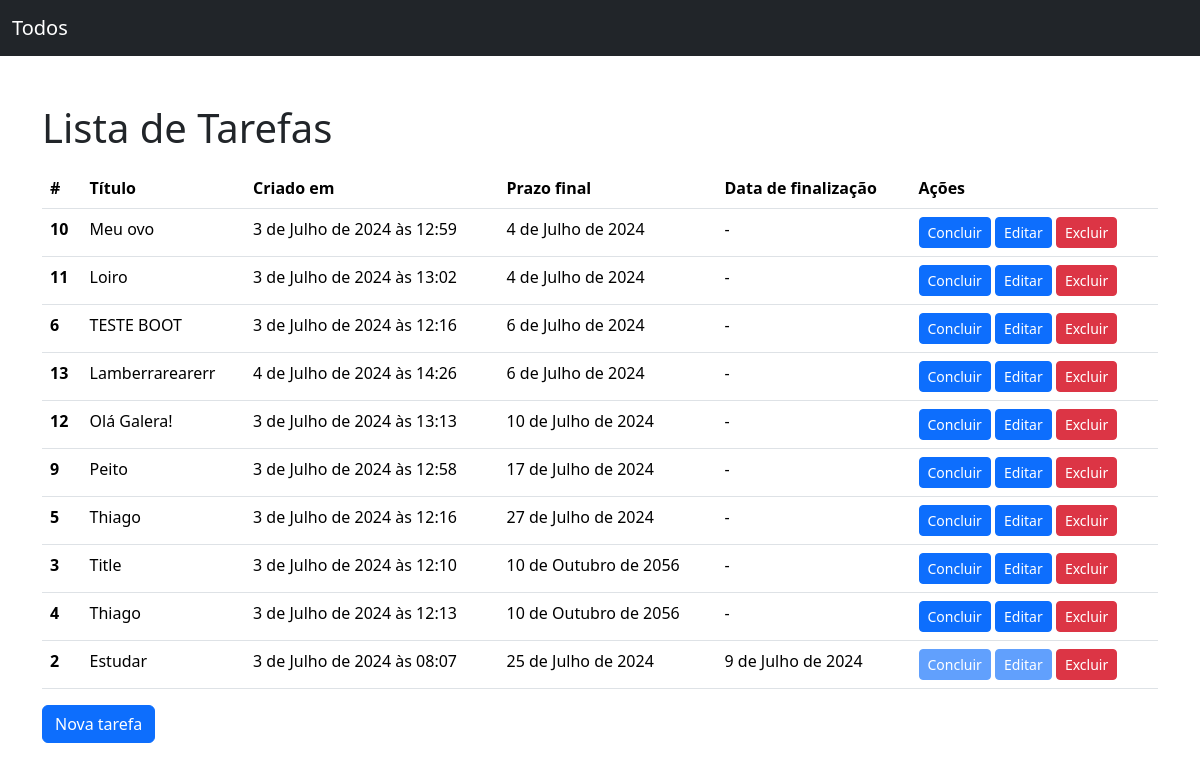
Before: / with the older database file.
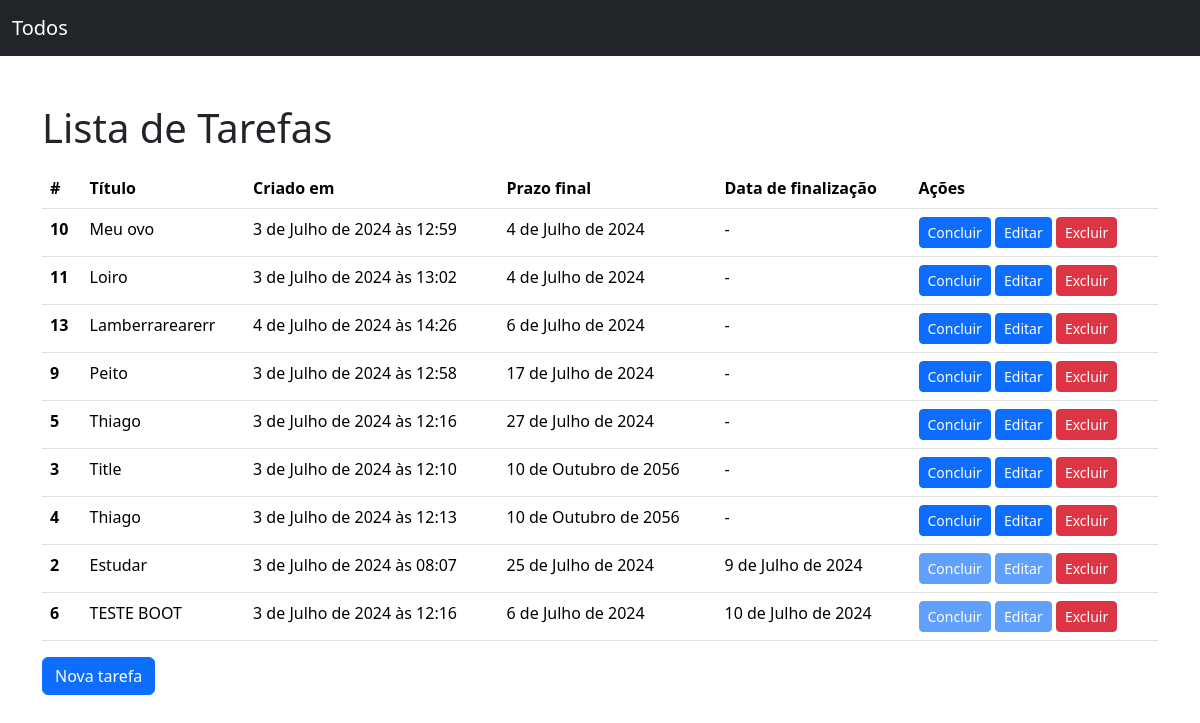
After: the same page with the newer database file.
### todos/models.py (models this page shows, shortened)
class Todo(models.Model):
    title = models.CharField(max_length=100, null=False, blank=False)
    created_at = models.DateTimeField(auto_now_add=True, null=False, blank=False)
    deadline = models.DateField(null=False, blank=False)
    finished_at = models.DateField(null=True)
    class Meta:
        ordering = ["finished_at" ,"deadline"]

### todos/views.py (the view)
# urls.py: path('', TodoListView.as_view(), name="todo_list"),
class TodoListView(ListView):
    model = Todo

### todos/templates/todos/todo_list.html (shortened to what this page needs)
{% extends "base.html" %}
{% block content %}
<h1 class="mb-3">Lista de Tarefas</h1>
      <table class="table">
        <thead>
          <tr>
            <th scope="col">#</th>
            <th scope="col">Título</th>
            <th scope="col">Criado em</th>
            <th scope="col">Prazo final</th>
            <th scope="col">Data de finalização</th>
            <th scope="col">Ações</th>
          </tr>
        </thead>
        {% if todo_list %}
        <tbody>
          {% for todo in todo_list %}
          <tr>
            <th scope="row">{{ todo.id }}</th>
            <td>{{ todo.title }}</td>
            <td>{{ todo.created_at }}</td>
            <td>{{ todo.deadline }}</td>
            <td>{{ todo.finished_at|default:"-"}}</td>
            <td>
              <a href="{% url "todo_complete" pk=todo.pk %}" class="btn btn-primary btn-sm {% if todo.finished_at %}disabled{% endif %}">Concluir</a>
              <a href="{% url "todo_update" pk=todo.pk %}" class="btn btn-primary btn-sm {% if todo.finished_at %}disabled{% endif %}">Editar</a>
              <a href="{% url "todo_delete" pk=todo.pk %}" class="btn btn-danger btn-sm">Excluir</a>
            </td>
          </tr>
          {% endfor %}
        </tbody>
      </table>
      {% else %}
      <p>Não há tarefas cadastradas!</p>
      {% endif %}
      <a href="{% url "todo_create" %}" class="btn btn-primary">Nova tarefa</a>
{% endblock content %}

Changed rows visible on the page:
removed Todo: id "12", title "Olá Galera!", created_at "3 de Julho de 2024 às 13:13", deadline "10 de Julho de 2024", finished_at "-"
changed Todo "TESTE BOOT": finished_at "-" → "10 de Julho de 2024"; moves down the list
